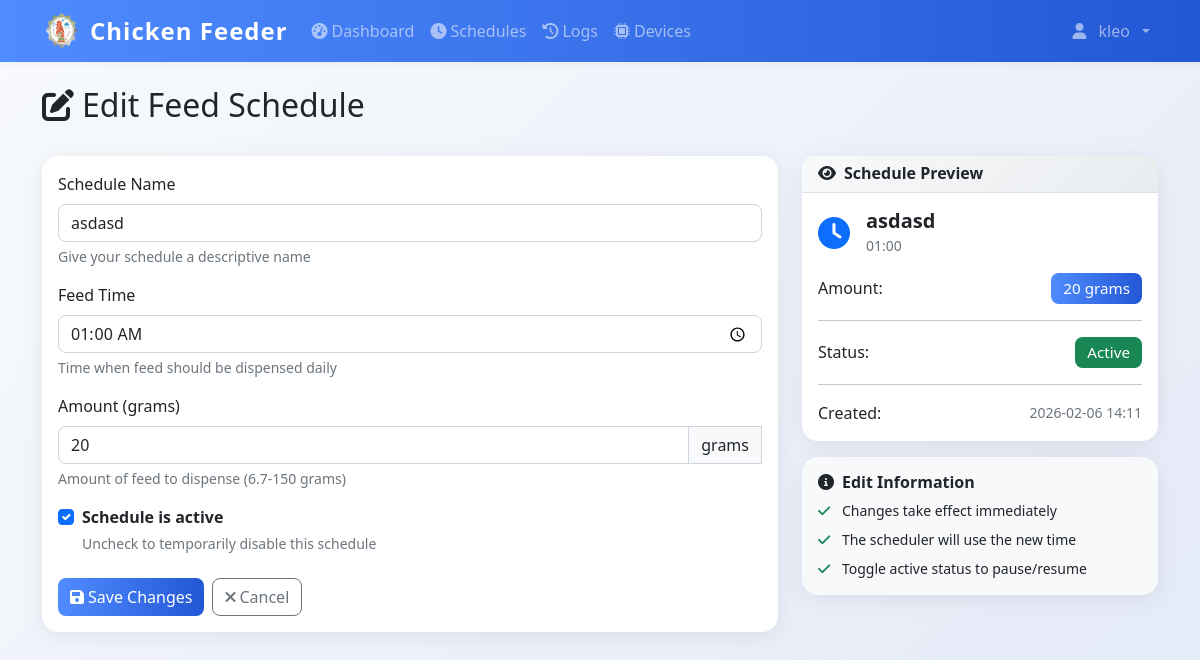
Page /schedules/1/edit (signed in) on the earlier database version.
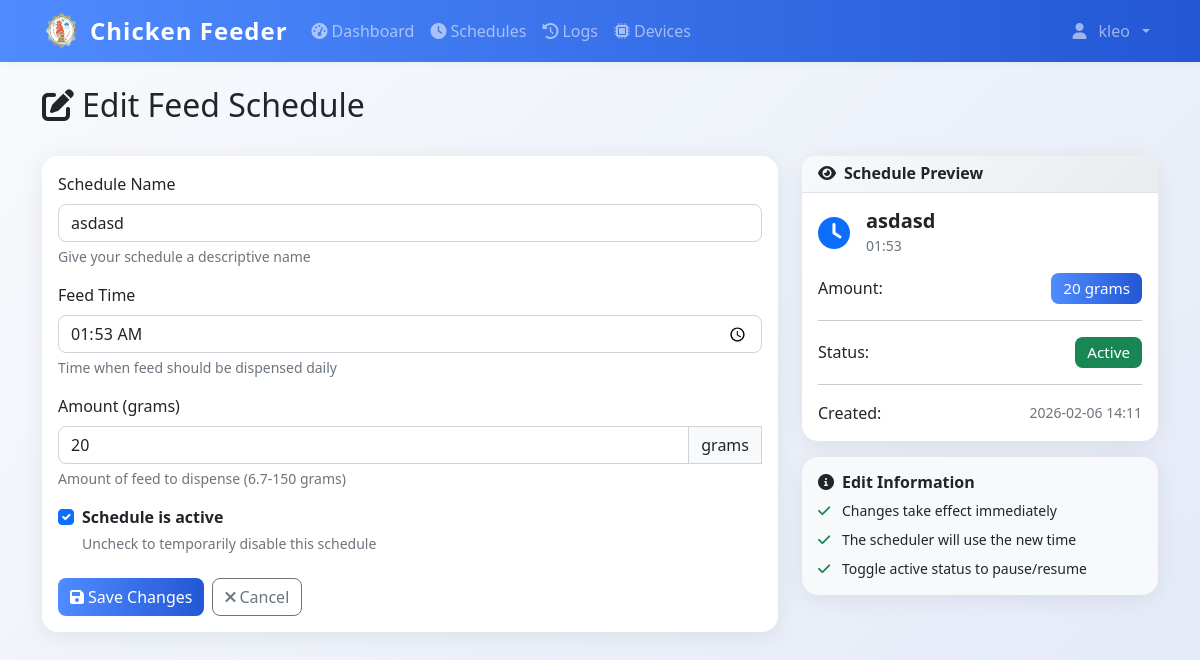
Same page on the later database version.
### models.py (models this page shows)
class FeedSchedule(db.Model):
    id = db.Column(db.Integer, primary_key=True)
    name = db.Column(db.String(100), nullable=False)
    feed_time = db.Column(db.Time, nullable=False)
    amount_grams = db.Column(db.Integer, nullable=False)
    is_active = db.Column(db.Boolean, default=True)
    created_by = db.Column(db.Integer, db.ForeignKey('user.id'), nullable=False)
    created_at = db.Column(db.DateTime, default=datetime.now)
    user = db.relationship('User', backref=db.backref('schedules', lazy=True))

### app.py (the view, shortened to what this page needs)
@app.route('/schedules/<int:schedule_id>/edit', methods=['GET', 'POST'])
@login_required
def edit_schedule(schedule_id):
    from utils.validators import validate_schedule_name, validate_amount_grams, sanitize_string
    from utils.model_utils import get_feed_ratio
    schedule = db.session.get(FeedSchedule, schedule_id)
    if not schedule:
        flash('Schedule not found', 'danger')
        return redirect(url_for('schedules'))
    if schedule.created_by != current_user.id:
        flash('Unauthorized', 'danger')
        return redirect(url_for('schedules'))
    feed_config = get_feed_ratio()
    min_grams = feed_config.get('grams_per_drop', 6.7)
    return render_template('edit_schedule.html', schedule=schedule, min_grams=min_grams)

### app.py (called while the page is built)
@login_manager.user_loader
def load_user(user_id):
    return db.session.get(User, int(user_id))

@app.context_processor
def inject_datetime():
    return {'datetime': datetime}

@app.before_request
def restrict_admin_from_user_pages():
    if current_user.is_authenticated and getattr(current_user, 'is_admin', False):
        if not request.path.startswith('/admin'):
            if not request.path.startswith('/static') and not request.path.startswith('/logout'):
                return redirect(url_for('admin.dashboard'))

### utils/model_utils.py (called while the page is built)
def get_feed_ratio():
    if not os.path.exists(CONFIG_PATH):
        return {'pellets': 234, 'grams': 6.7, 'grams_per_drop': 6.7}
    with open(CONFIG_PATH, 'r') as f:
        data = json.load(f)
    if 'grams_per_drop' not in data:
        data['grams_per_drop'] = 6.7
    return data

### templates/edit_schedule.html (shortened to what the changed rows need)
{% extends "base.html" %}
{% block content %}
<div class="container mt-4">
    <div class="row mb-4">
        <div class="col">
            <h1 class="h2">
                <i class="fas fa-edit me-2"></i>Edit Feed Schedule
            </h1>
        </div>
    </div>
    <div class="row">
        <div class="col-lg-8">
            <div class="card">
                <div class="card-body">
                    <form method="POST" id="schedule-form">
                        <div class="mb-3">
                            <label for="name" class="form-label">Schedule Name</label>
                            <input type="text" class="form-control" id="name" name="name"
                                value="{{ schedule.name }}"
                                placeholder="e.g., Morning Feed, Evening Feed" required>
                            <div class="form-text">Give your schedule a descriptive name</div>
                        </div>
                        <div class="mb-3">
                            <label for="feed_time" class="form-label">Feed Time</label>
                            <input type="time" class="form-control" id="feed_time" name="feed_time"
                                value="{{ schedule.feed_time.strftime('%H:%M') }}" required>
                            <div class="form-text">Time when feed should be dispensed daily</div>
                        </div>
                        <div class="mb-3">
                            <div class="input-group">
                                <input type="number" class="form-control" id="amount_grams" name="amount_grams"
                                    min="{{ min_grams }}" max="150" value="{{ schedule.amount_grams }}" step="0.1" required>
                                <span class="input-group-text">grams</span>
                            </div>
                        </div>
                        <div class="mb-4">
                            <div class="form-check">
                                <input class="form-check-input" type="checkbox" id="is_active" name="is_active"
                                    {% if schedule.is_active %}checked{% endif %}>
                                <label class="form-check-label" for="is_active">
                                    <strong>Schedule is active</strong>
                                </label>
                                <div class="form-text">Uncheck to temporarily disable this schedule</div>
                            </div>
                        </div>
                    </form>
                </div>
            </div>
        </div>
        <div class="col-lg-4">
            <div class="card">
                <div class="card-body">
                    <div class="d-flex align-items-center mb-3">
                        <div>
                            <h5 class="mb-0" id="preview-name">{{ schedule.name }}</h5>
                            <small class="text-muted" id="preview-time">{{ schedule.feed_time.strftime('%H:%M') }}</small>
                        </div>
                    </div>
                    <div class="d-flex justify-content-between align-items-center">
                        <span>Amount:</span>
                        <span class="badge bg-primary" id="preview-amount">{{ schedule.amount_grams }} grams</span>
                    </div>
                    <div class="d-flex justify-content-between align-items-center">
                        <span>Status:</span>
                        <span class="badge {{ 'bg-success' if schedule.is_active else 'bg-secondary' }}" id="preview-status">
                            {{ 'Active' if schedule.is_active else 'Inactive' }}
                        </span>
                    </div>
                    <div class="d-flex justify-content-between align-items-center">
                        <span>Created:</span>
                        <small class="text-muted">{{ schedule.created_at.strftime('%Y-%m-%d %H:%M') }}</small>
                    </div>
                </div>
            </div>
        </div>
    </div>
</div>
{% endblock %}

Differences in the rows shown:
changed FeedSchedule "asdasd": feed_time "01:00" → "01:53"
